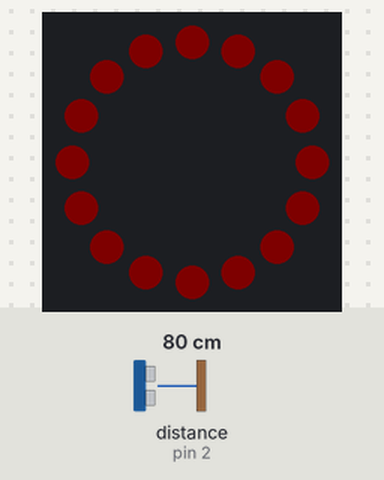
A sketch run on a simulated Arduino Pro Mini, built with avr-gcc and run on an emulated ATmega328P. On the bench: 16 RGB LEDs in a ring, first at the top, clockwise. Wiring (inferred from the names in the program): ultrasonic range finder: trigger pin 3; echo pin 2. Inputs (shaded band) come from the test bench; at power-on: distance to the obstacle (sensor on pin 2) 80 cm. The echo pulse lasts 58.3 µs per cm; dim RGB values are drawn brighter than linear; what the sketch prints to the serial monitor is not drawn.

Above: at 1.2 s.
1.3 s: distance to the obstacle (sensor on pin 2) set to 120 cm
At 2.2 s:
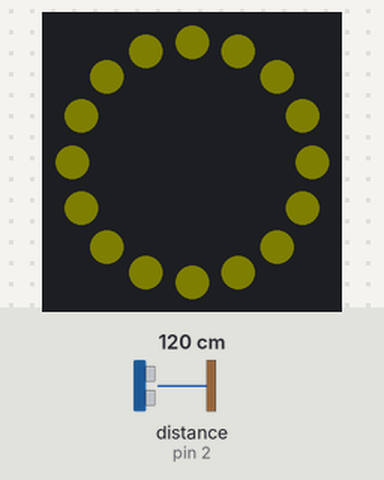
3.2 s: distance to the obstacle (sensor on pin 2) set to 250 cm
At 4.8 s:
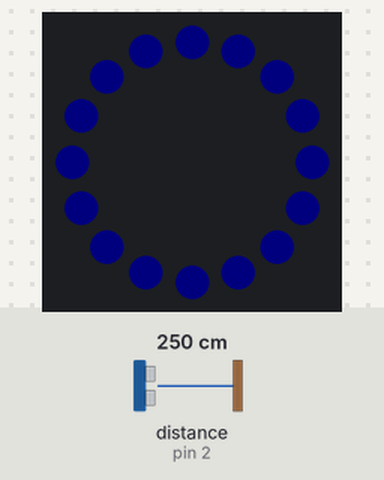
5.1 s: distance to the obstacle (sensor on pin 2) set to 92 cm
At 6.2 s:
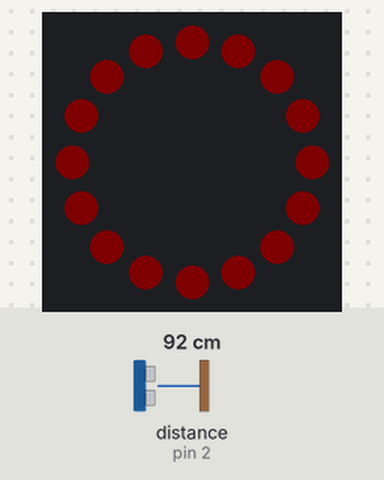
6.8 s: distance to the obstacle (sensor on pin 2) set to 98 cm
At 8.2 s:
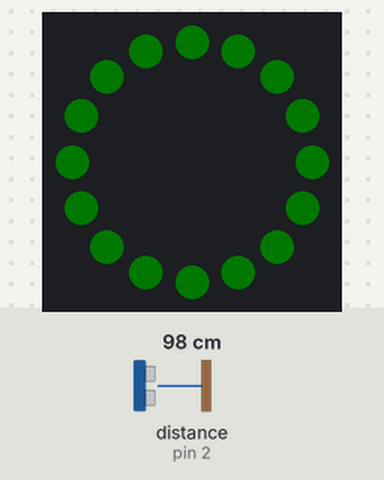
8.6 s: distance to the obstacle (sensor on pin 2) set to 163 cm
At 10.0 s:
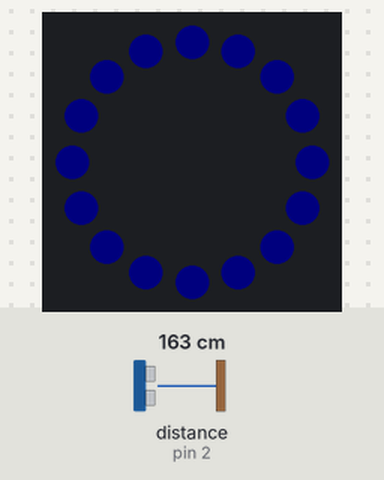
10.4 s: distance to the obstacle (sensor on pin 2) set to 2 cm
At 10.8 s:
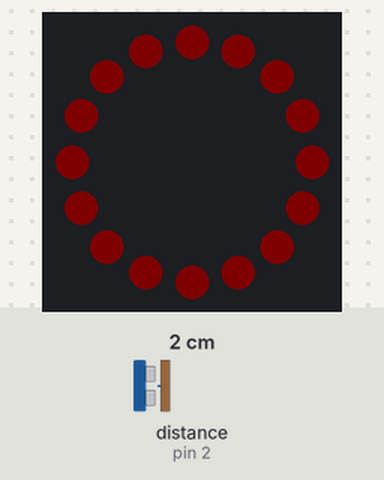
Timing chart, 0 to 13.0 s (numbered marks = the images above; inputs shaded):
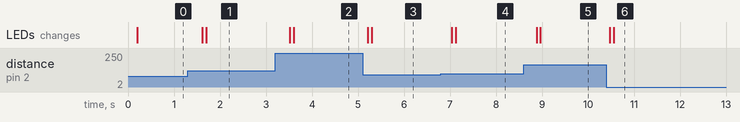

The sketch:

Parking_with_16_LED_ring.ino
```cpp
// NOTE: use Arduino Pro or Pro Mini
// ---------------------------------------------------------------- //
// Arduino Ultrasoninc Sensor HC-SR04
// ---------------------------------------------------------------- //

#include <FastLED.h>

#define NUM_LEDS 16      /* The amount of pixels/leds you have */
#define DATA_PIN 4       /* The pin the ring's  data line is connected to (uses D1 not D0 */
#define LED_TYPE WS2812B /* I assume you have WS2812B leds, if not just change it to whatever you have */
#define BRIGHTNESS 4     /* Control the brightness of  leds */
#define SATURATION 255   /* Control the saturation of leds */
#define COLOR_ORDER GRB

CRGB leds[NUM_LEDS];

#define echoPin 2 // attach pin D2 Arduino to pin Echo of HC-SR04
#define trigPin 3 //attach pin D3 Arduino to pin Trig of HC-SR04

#define RED CRGB(0xff0000)
#define GREEN CRGB(0x008800)
#define BLUE CRGB(0x0000ff)
#define YELLOW CRGB(0xffff00)

// defines variables
long duration; // variable for the duration of sound wave travel
int distance;  // variable for the distance measurement
int DEBUG = 1;

void setup() {
  pinMode(trigPin, OUTPUT); // Sets the trigPin as an OUTPUT
  pinMode(echoPin, INPUT); // Sets the echoPin as an INPUT
  Serial.begin(115200); // // Serial Communication is starting with 9600 of baudrate speed
  DEBUG && Serial.println("Ultrasonic Sensor HC-SR04i "); // print some text in Serial Monitor
  DEBUG && Serial.println("with Arduino Pro Mini");
  FastLED.addLeds<LED_TYPE, DATA_PIN, COLOR_ORDER>(leds, NUM_LEDS).setCorrection(TypicalLEDStrip);
  FastLED.setBrightness(BRIGHTNESS);
  //FastLED.addLeds<LED_TYPE, DATA_PIN>(leds, NUM_LEDS);
}

//           |   |    |
//     <- RED| G | Y  |-> BLU
//           |   |    |
//          MIN GOOD MAX

#define RANGE_MIN  95
#define RANGE_GOOD 114
#define RANGE_MAX  160

//==========================================================
void loop() {
  distance = calculate_average();


  DEBUG && Serial.print("Distance: ");
  DEBUG && Serial.print(distance);
  DEBUG && Serial.print(" cm:  ");
  delay(30);

  if (distance <= RANGE_MIN) {
    DEBUG && Serial.println("too close");
    ring(RED,0,15);
  }

  else if (distance >=  RANGE_MIN && distance < RANGE_GOOD) {
    DEBUG && Serial.println("PERFECT");
    ring(GREEN,0,15);
  }

  else if (distance >=  RANGE_GOOD && distance < RANGE_MAX) {
    DEBUG && Serial.println("warning");
    ring(YELLOW,0,15);
  }

  else if (distance > RANGE_MAX) {
    DEBUG && Serial.println("too far");
    ring(BLUE,0,15);
  }
  delay(100);
}

//===========================================================
// This function takes 5 measurements and returns the average.
int calculate_average () {
  int sum = 0; int average = 0; int num = 5;

  // Read the echoPin, return the sound wave travel time in microseconds
  for (int i=0; i<num; i++) {
    // Clears the trigPin condition
    digitalWrite(trigPin, LOW);
    delayMicroseconds(2);
    // Sets the trigPin HIGH (ACTIVE) for 10 microseconds
    digitalWrite(trigPin, HIGH);
    delayMicroseconds(10);
    digitalWrite(trigPin, LOW);
    duration = pulseIn(echoPin, HIGH);
    sum += (duration * 0.034 / 2);
    delay(10);
  }
  average = sum/num;
  return (average);
}

//===================================================
// function to set ring colour
void ring(CRGB hexcolour, int s, int e) {
  DEBUG && Serial.print("in ring() with ");
  // DEBUG && Serial.println(hexcolour);
  for (int i = s; i <= e; i++) {
    leds[i] = hexcolour;
    FastLED.show();
    delay(5);
  }
}
```

Measured:
- after the input at 1.3 s, the LEDs: first change after 0.32 s (image 1 shows a later state)
- after the input at 3.2 s, the LEDs: first change after 0.32 s (image 2 shows a later state)
- after the input at 5.1 s, the LEDs: first change after 0.12 s (image 3 shows a later state)
- after the input at 6.8 s, the LEDs: first change after 0.24 s (image 4 shows a later state)
- after the input at 8.6 s, the LEDs: first change after 0.28 s (image 5 shows a later state)
- after the input at 10.4 s, the LEDs: first change after 0.07 s (image 6 shows a later state)
